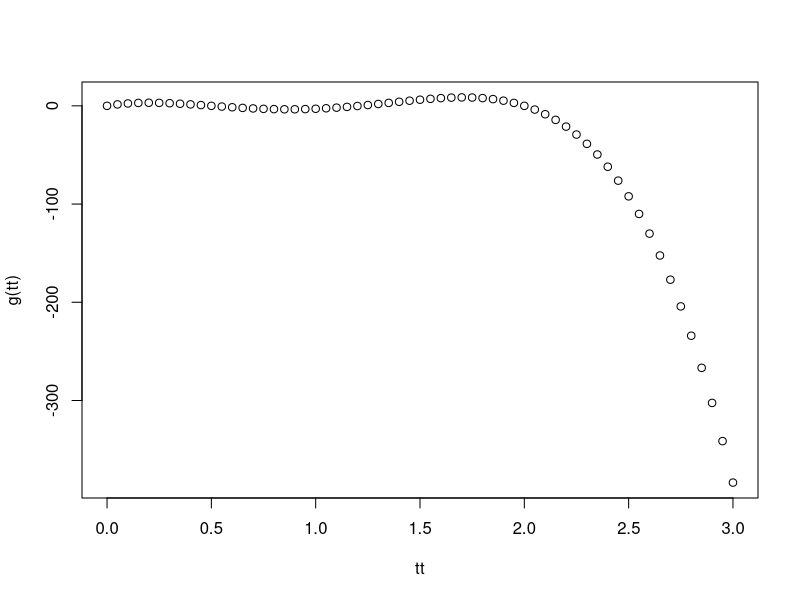
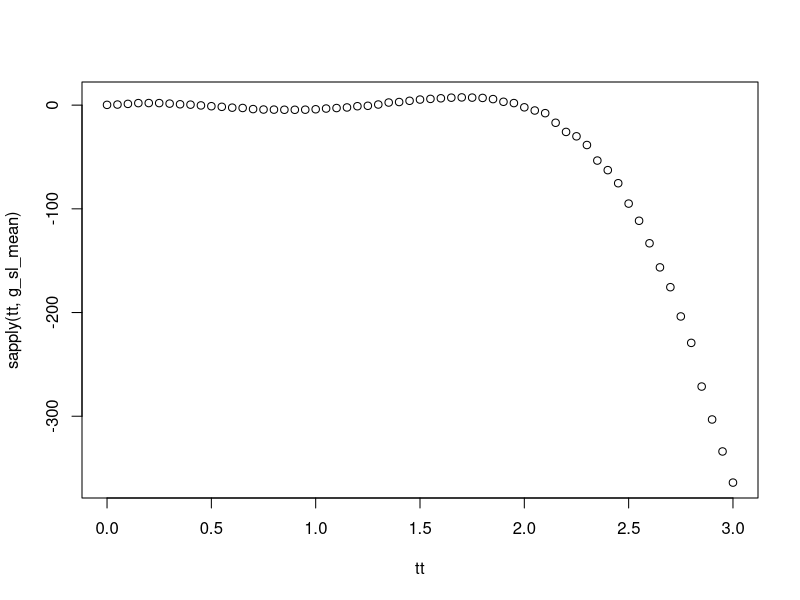
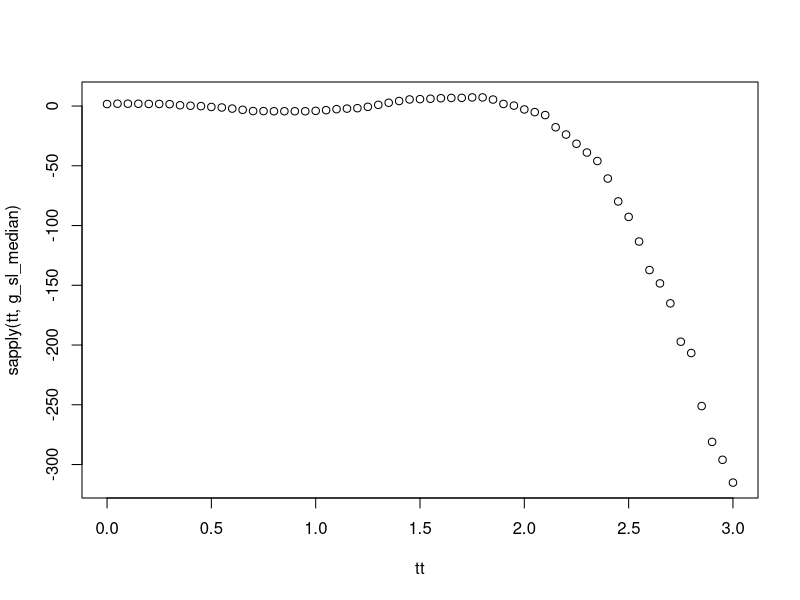

The R script that drew these images, in order:

n = 300
r_func = function(n) runif(n, 0, 3)               
r_epsilon = function(n) runif(n, -1, -1)
g = function(x)
    -x*(-242 + 805*x - 742*x^2 + 200*x^3) / 7

K = function(x)
    3/4 * abs(1 - x^2) * (abs(x) <= 1)
func_basis = function(x)
    c(1, x)
  
sliding_window = function(X,Y)
    function(x_0, h) Y[abs(X - x_0) < h/2]

sliding_mean = function(X, Y, h){
    sliding_window_local = sliding_window(X, Y)
    function(x_0)
      mean(sliding_window_local(x_0, h))  
  }

sliding_median = function(X, Y, h){
    sliding_window_local = sliding_window(X, Y)
    function(x_0)
      median(sliding_window_local(x_0, h))  
  }

loc_lin_regression = function(X, Y)
{
}



X = r_func(n)
Y = g(X) + r_epsilon(n)

#print(median(sliding_window(X, Y)(1, 0.5)))

g_sl_mean = sliding_mean(X, Y, 0.15)
g_sl_median = sliding_median(X, Y, 0.35)
tt = seq(0, 3, 0.05)

plot(tt, g(tt))
plot(tt, sapply(tt, g_sl_mean))
plot(tt, sapply(tt, g_sl_median))